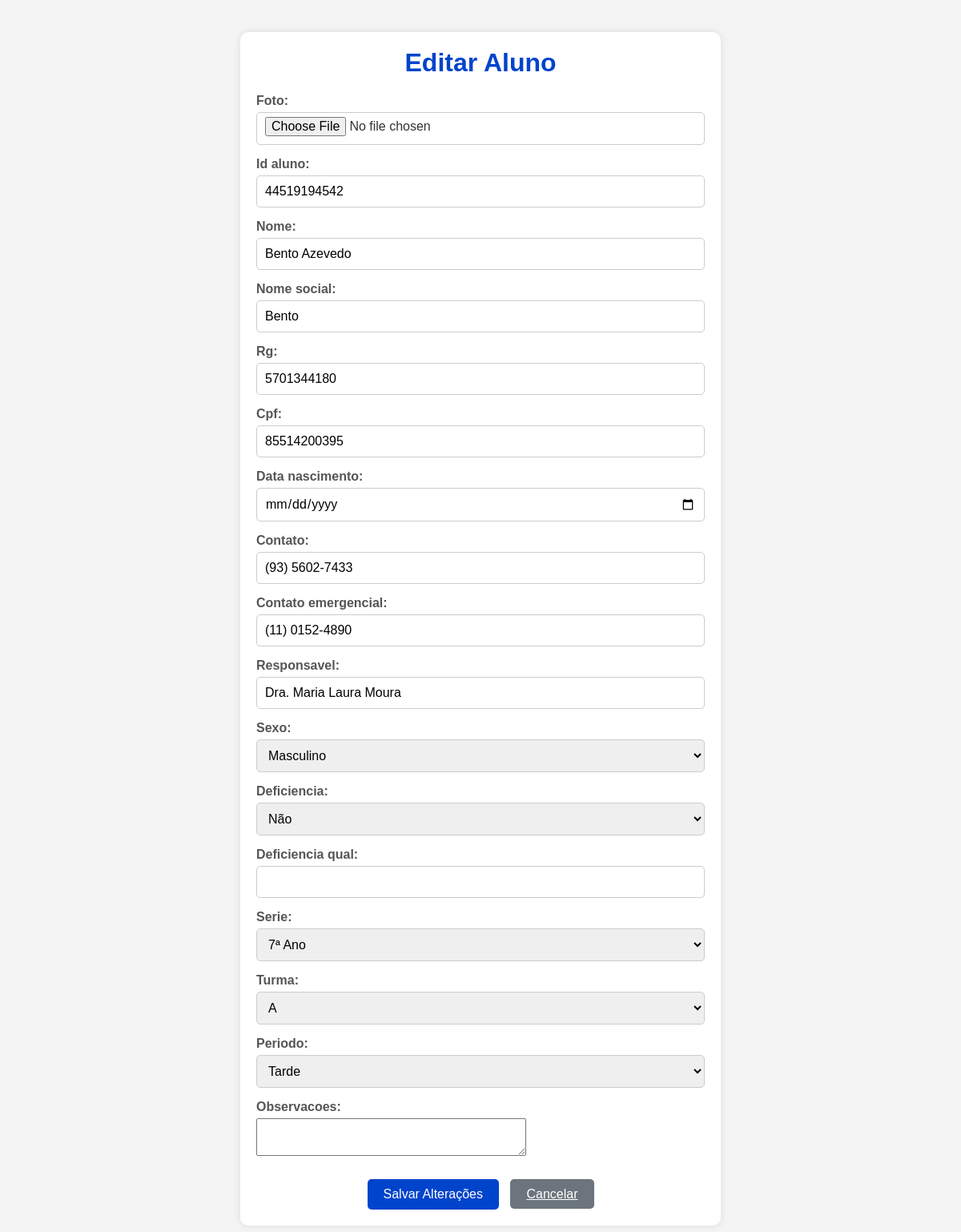
/aluno/editar/44519194542/ (signed in), run on the app's committed database.
### Sistema_Alunos/models.py (models this page shows, shortened)
class Aluno(models.Model):
    SERIES_CHOICES = [
        ('1ª Ano', '1ª Ano'),
        ('2ª Ano', '2ª Ano'),
        ('3ª Ano', '3ª Ano'),
        ('4ª Ano', '4ª Ano'),
        ('5ª Ano', '5ª Ano'),
        ('6ª Ano', '6ª Ano'),
        ('7ª Ano', '7ª Ano'),
        ('8ª Ano', '8ª Ano'),
        ('9ª Ano', '9ª Ano'),
    ]
    TURMA_CHOICES = [
        ('A', 'A'),
        ('B', 'B'),
        ('C', 'C'),
    ]
    PERIODO_CHOICES = [
        ('Manhã', 'Manhã'),
        ('Tarde', 'Tarde'),
    ]
    SEXO_CHOICES = [
        ('M', 'Masculino'),
        ('F', 'Feminino'),
        ('NI', 'Prefiro não informar'),
    ]
    DEFICIENCIA_CHOICES = [
        ('S', 'Sim'),
        ('N', 'Não'),
    ]
    foto = models.ImageField(upload_to='fotos/', default='fotos/default_rRsY7nC.png', blank=False)
    id_aluno = models.CharField(max_length=20, unique=True, blank=True, null=True)
    nome = models.CharField(max_length=100)
    nome_social = models.CharField(max_length=100, blank=True, null=True)
    rg = models.CharField(max_length=20, unique=True)
    cpf = models.CharField(max_length=14, unique=True)
    data_nascimento = models.DateField(blank=True, null=True)
    contato = models.CharField(max_length=15, blank=True, null=True)
    contato_emergencial = models.CharField(max_length=15, blank=True, null=True)
    responsavel = models.CharField(max_length=100, blank=True, null=True)
    sexo = models.CharField(max_length=2, choices=SEXO_CHOICES, default='NI')
    deficiencia = models.CharField(max_length=1, choices=DEFICIENCIA_CHOICES, default='N')
    deficiencia_qual = models.CharField(max_length=255, blank=True, null=True)
    serie = models.CharField(max_length=10, choices=SERIES_CHOICES)
    turma = models.CharField(max_length=1, choices=TURMA_CHOICES)
    periodo = models.CharField(max_length=10, choices=PERIODO_CHOICES)
    observacoes = models.TextField(blank=True, null=True)

### Sistema_Alunos/views.py (the view)
# urls.py: path('aluno/editar/<str:id_aluno>/', views.editar_aluno, name='editar_aluno'),
@login_required(login_url='login')
@permission_required('Sistema_Alunos.change_aluno', raise_exception=True)
def editar_aluno(request, id_aluno):
    aluno = get_object_or_404(Aluno, id_aluno=id_aluno)
    if request.method == 'POST':
        form = AlunoForm(request.POST, request.FILES, instance=aluno)
        if form.is_valid():
            form.save()
            return redirect('detalhes_aluno', id_aluno=aluno.id_aluno)
    else:
        form = AlunoForm(instance=aluno)
    return render(request, 'editar_aluno.html', {'form': form, 'aluno': aluno})

### Sistema_Alunos/templates/editar_aluno.html (shortened to what this page needs)
{% load static %}
<!DOCTYPE html>
<html lang="pt-br">
<head>
</head>
<body>
    <div class="cadastro-container">
        <h1>Editar Aluno</h1>
        <form method="post" enctype="multipart/form-data">
            {% for field in form %}
                <div class="form-group">
                    {{ field.label_tag }}
                    {{ field }}
                </div>
            {% endfor %}
            <button type="submit">Salvar Alterações</button>
            <a href="{% url 'detalhes_aluno' aluno.id_aluno %}" class="cancelar-botao">Cancelar</a>
        </form>
    </div>
</body>
</html>

### Sistema_Alunos/templates/editar_aluno.html (style rules this page uses)
* { margin: 0; padding: 0; box-sizing: border-box; font-family: Arial, sans-serif; }
body { background-color: #f4f4f4; color: #333; text-align: center; padding: 20px; }
.cadastro-container { background: white; padding: 20px; border-radius: 10px; box-shadow: 0 0 10px rgba(0, 0, 0, 0.1); max-width: 600px; margin: 20px auto; }
h1 { color: #0044cc; margin-bottom: 20px; }
.form-group { margin-bottom: 15px; text-align: left; }
.form-group label { display: block; margin-bottom: 5px; font-weight: bold; color: #555; }
.form-group input[type="text"], .form-group input[type="date"], .form-group input[type="file"], .form-group select { width: 100%; padding: 10px; border: 1px solid #ccc; border-radius: 5px; box-sizing: border-box; font-size: 16px; }
.form-group input[type="file"] { padding-top: 5px; }
button[type="submit"], .cancelar-botao { background-color: #0044cc; color: white; padding: 10px 20px; border: none; border-radius: 5px; cursor: pointer; font-size: 16px; transition: background-color 0.3s ease; margin-top: 10px; }
.cancelar-botao { background-color: #6c757d; margin-left: 10px; }

### data on the page
Aluno: form "44519194542" "Bento Azevedo" "Bento" "5701344180" "85514200395" "(93) 5602-7433" "(11) 0152-4890" "Dra. Maria Laura Moura" "Masculino" "Não" "7ª Ano" "A" "Tarde"

### other printed values
{{ field.label_tag }} "Foto:" "Id aluno:" "Nome:" "Nome social:" "Rg:" "Cpf:" "Data nascimento:" "Contato:" "Contato emergencial:" "Responsavel:" "Sexo:" "Deficiencia:" "Deficiencia qual:" "Serie:" "Turma:" "Periodo:" "Observacoes:"
